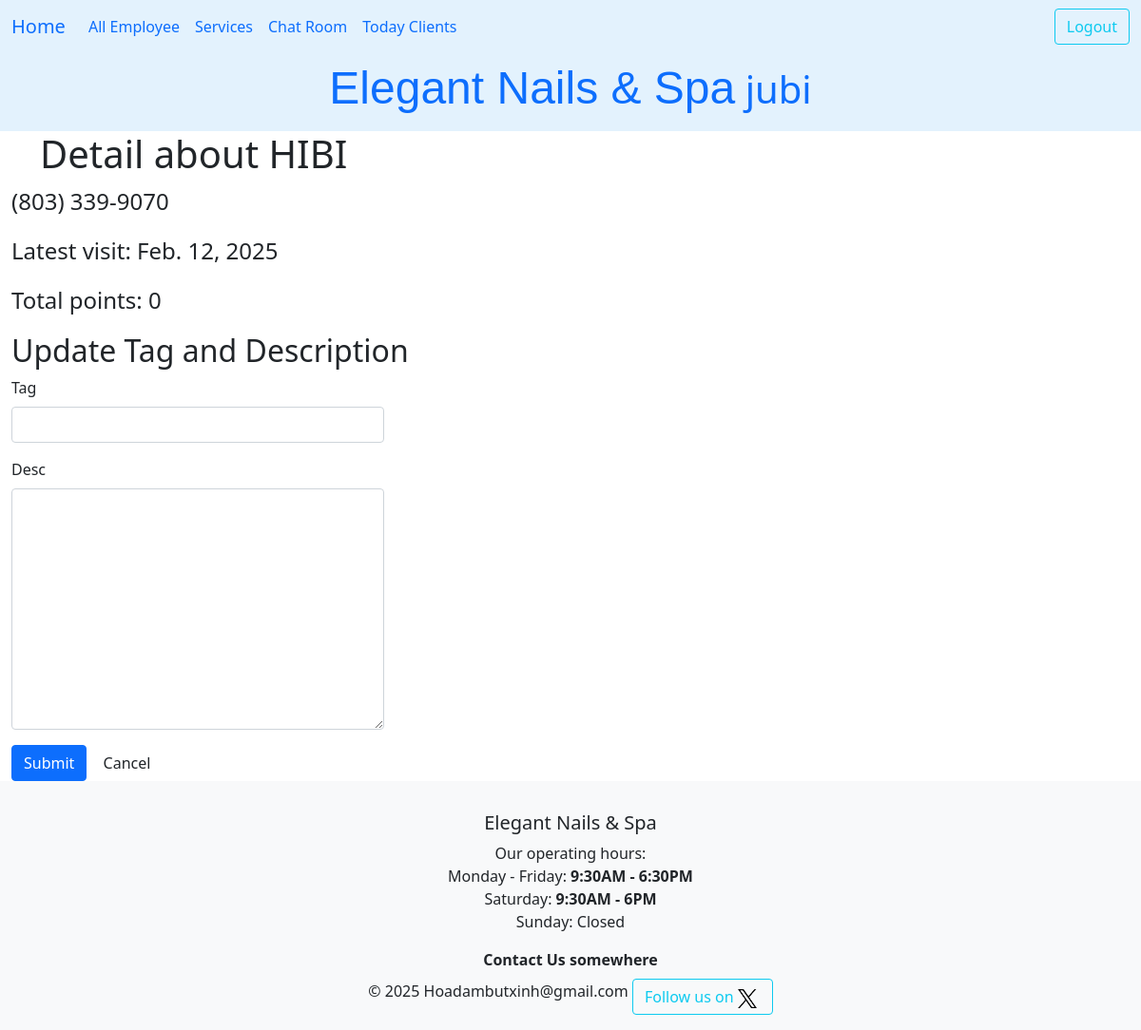
/dathen/client_detail/4/ (signed in), run on an earlier commit of the app's database.
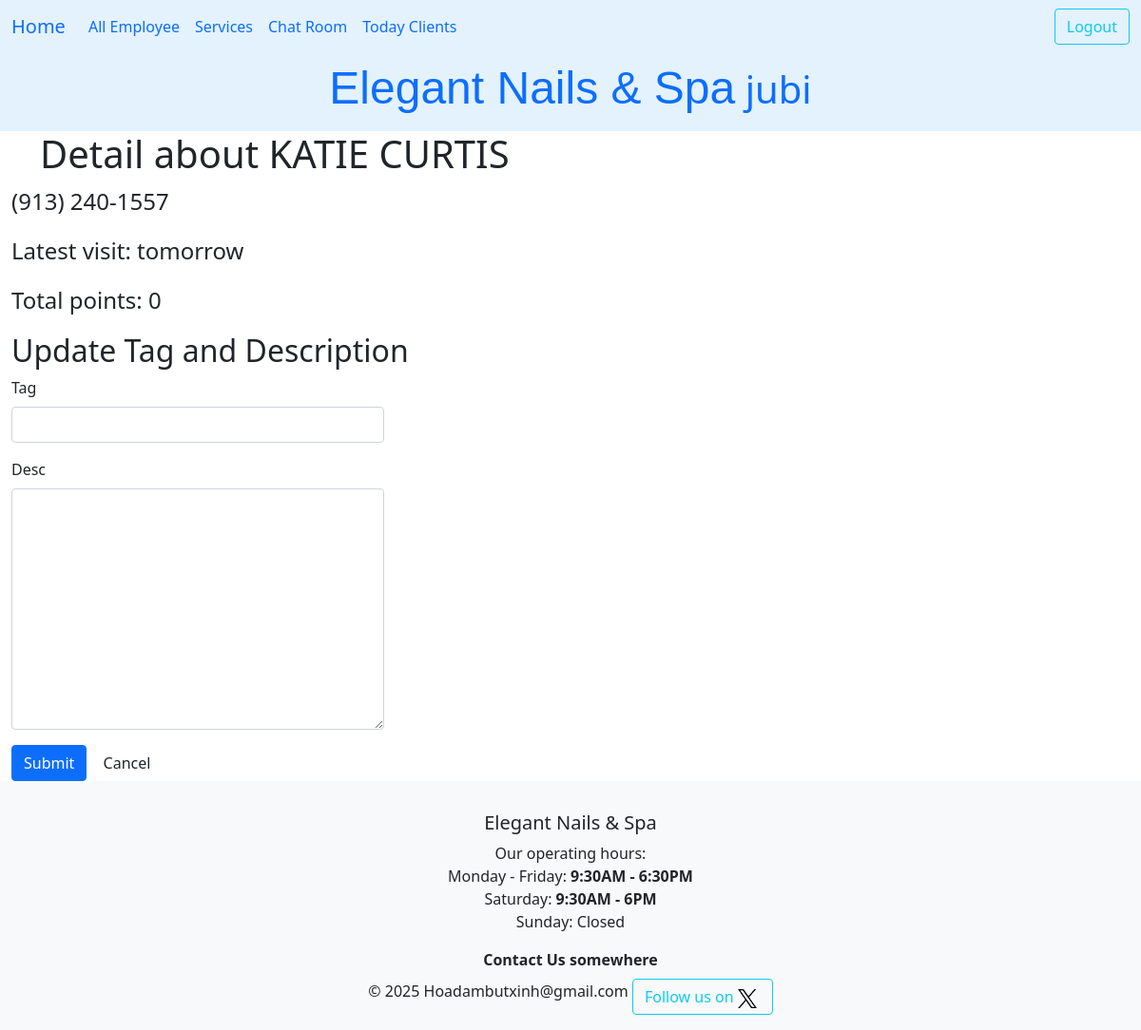
And on a later commit of the database.
### ledger/models.py (models this page shows, shortened)
class Khach(models.Model):
    class Status(models.TextChoices):
        online = "Confirmed"
        anyone = "Anyone"
        cancel = "Cancel"
    full_name = models.CharField(max_length=25)
    phone = PhoneNumberField()
    email = models.EmailField(max_length=40, null=True, blank=True, help_text="Enter your email for booking confirmations.")
    technician = models.ForeignKey(Technician, on_delete=models.SET_NULL, null=True, blank=True, related_name='khachs')
    points = models.PositiveIntegerField(default=0)
    first_comes = models.DateTimeField(editable=False,auto_now_add=True)
    desc = models.TextField(max_length=250,blank=True, null=True)
    services = models.ManyToManyField("Service", blank=True, related_name="khachs")
    status = models.CharField(choices=Status.choices, max_length=20, default=Status.online, help_text="Choose anyone as an alternate!")
    day_comes = models.DateField()
    time_at = models.TimeField()
    tag = models.CharField(max_length=20, null=True, blank=True)
    birthday = models.DateField(null=True, blank=True)
    history = HistoricalRecords()
    class Meta:
        unique_together = ('full_name','phone',)
        ordering = ['full_name','-day_comes']
    def phone_formatted(self):
        so = str(self.phone)
        if len(so) == 12:
            so = f"{so[:2]} ({so[2:5]}) {so[5:8]}-{so[8:]}"
            return so
        else:
            return so

### datHen/views.py (the view, shortened to what this page needs)
# urls.py: path("client_detail/<int:pk>/", views.ClientDetailView.as_view(), name='client_detail' ),
class ClientDetailView(LoginRequiredMixin, UpdateView):
    template_name = 'datHen/client_detail.html'
    model = Khach
    form_class = KhachDetailForm
    success_url = reverse_lazy('datHen:listHen')
    def get_object(self, queryset = None):
        pk=self.kwargs.get('pk')
        return get_object_or_404(Khach, id=pk)
    def get_context_data(self, **kwargs):
        context = super().get_context_data(**kwargs)
        context['client'] = self.get_object()
        return context

### datHen/forms.py
class KhachDetailForm(forms.ModelForm):
    class Meta:
        model = Khach
        fields = ['tag','desc']

### datHen/templates/datHen/client_detail.html (shortened to what this page needs)
{% extends 'base.html' %}
{% load crispy_forms_tags %}
{% load humanize %}
{% load static %}
{% block headding %}
    <h1 class='title'>Detail about {{ client.full_name }} </h1>
{% endblock headding %}
{% block content %}
<div class="client">
    <div class="client-info fs-4">
        <p>{{ client.phone_formatted }}</p>
        <p>Latest visit: {{ client.day_comes | naturalday }}
              </p>
        <p>Total points: {{ client.points }}</p>
    </div>
</div>
<h2>Update Tag and Description</h2>
<form method='post' >
    <div class="table-responsive">
        <div class="form-group col-md-4">
            {{ form | crispy }}
        </div>
        <input type='submit' value='Submit' class="btn btn-primary" role="button">
        <input type='submit' onclick="window.location='{% url 'datHen:listHen' %}'; return false; " value='Cancel' class="btn btn-muted" role="button">
    </div>
</form>
{% endblock content %}
{% block footer %}
    <strong>Contact Us somewhere</strong>
{% endblock footer %}

What changed in the data, as far as the page shows it:
changed Khach: full_name "HIBI" → "KATIE CURTIS"; phone_formatted "(803) 339-9070" → "(913) 240-1557"; day_comes "Feb. 12, 2025" → "tomorrow"
